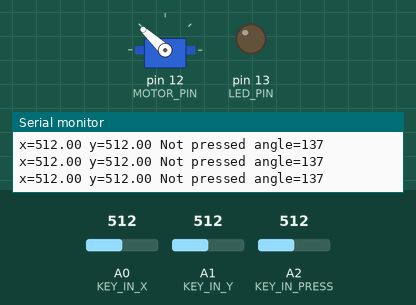
This sketch was run on a simulated Arduino Uno, built with avr-gcc and run on an emulated ATmega328P. Parts: servo, output pins drawn as LEDs (lit = HIGH), the last lines printed to the serial monitor. The test bench sets the inputs (shaded band); at power-on: A0 (KEY_IN_X) = 512, A2 (KEY_IN_PRESS) = 512, A1 (KEY_IN_Y) = 512.

Above: at 1.2 s.
1.3 s: A0 (KEY_IN_X) set to 384
At 1.8 s:
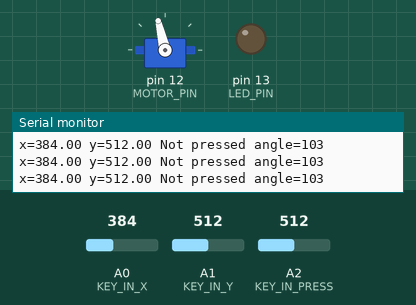
2.8 s: A0 (KEY_IN_X) set to 356
At 4.0 s:
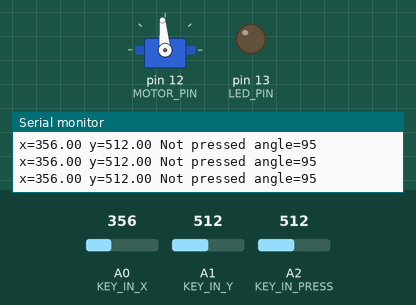
4.3 s: A2 (KEY_IN_PRESS) set to 0
At 5.1 s:
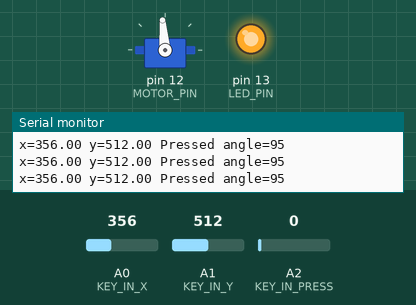
5.8 s: A0 (KEY_IN_X) set to 511
At 6.2 s:
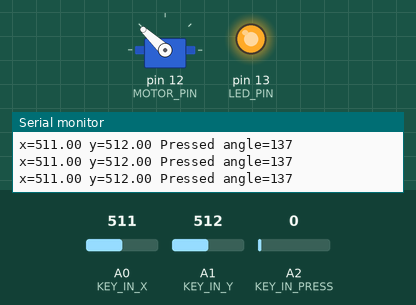
7.3 s: A0 (KEY_IN_X) set to 122
At 8.5 s:
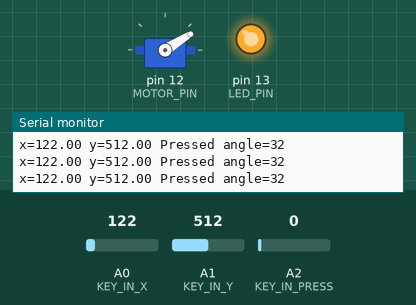
8.8 s: A2 (KEY_IN_PRESS) set to 20
At 11.8 s:
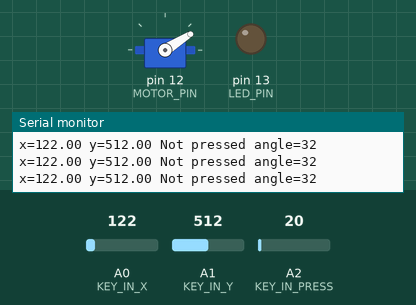
Timing chart, 0 to 12.8 s (numbered marks = the images above; inputs shaded):
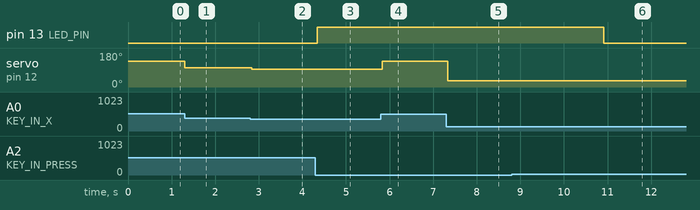

The sketch:

test.ino
```cpp
#include <Servo.h>

const unsigned int BAUD_RATE = 9600;

const unsigned int KEY_IN_X = 0; //Pin controller x to analog 0
const unsigned int KEY_IN_Y = 1; //Pin controller y to analog 1
const unsigned int KEY_IN_PRESS = 2; //Pin controller SW(Press) to analog 2

const unsigned int MOTOR_PIN = 12; //Pin motor to Digital output 12
const unsigned int MOTOR_DELAY = 0;

const unsigned int SERIAL_DELAY = 5;

const unsigned int LED_PIN = 13; //Pin LED to Digital output 13

Servo servo;

int led_off_delay = 0;

void setup() {
  Serial.begin(BAUD_RATE); //Init serial

  servo.attach(MOTOR_PIN); //Attach motor

  pinMode(LED_PIN, OUTPUT); // Set LED pin as output
}

void loop() {
  float x, y;
  int pressed;
  x = analogRead(KEY_IN_X); //Read x coord
  y = analogRead(KEY_IN_Y); //Read y coord
  pressed = !analogRead(KEY_IN_PRESS); //Read press or not (Not 0: Pressed; 0 Not Pressed)

  int motor_angle = int(x/3.722)<10?10:int(x/3.722); //Set minimum motor angle as 10 degree.
  servo.write(motor_angle); //Turn motor

  if(pressed){
    led_off_delay = 0;
    digitalWrite(LED_PIN, HIGH);
  }else{
    if(led_off_delay < 50){
      led_off_delay ++;
    }else{
      digitalWrite(LED_PIN, LOW);
      led_off_delay = 0;
    }
  }

  Serial.print("x=");//Write to monitor
  Serial.print(x);
  Serial.print(" y=");
  Serial.print(y);
  Serial.print(pressed?" Pressed":" Not pressed");
  Serial.print(" angle=");
  Serial.print(motor_angle);
  Serial.println();

  delay(MOTOR_DELAY + SERIAL_DELAY);
}
```

Measured:
- after the input at 1.3 s, servo on pin 12 (MOTOR_PIN): 137° → 103° at once
- after the input at 2.8 s, servo on pin 12 (MOTOR_PIN): 103° → 95° at once
- after the input at 4.3 s, pin 13 (LED_PIN): LOW → HIGH at once
- after the input at 5.8 s, servo on pin 12 (MOTOR_PIN): 95° → 137° at once
- after the input at 7.3 s, servo on pin 12 (MOTOR_PIN): 137° → 32° at once
- after the input at 8.8 s, pin 13 (LED_PIN): HIGH → LOW after 2.1 s
